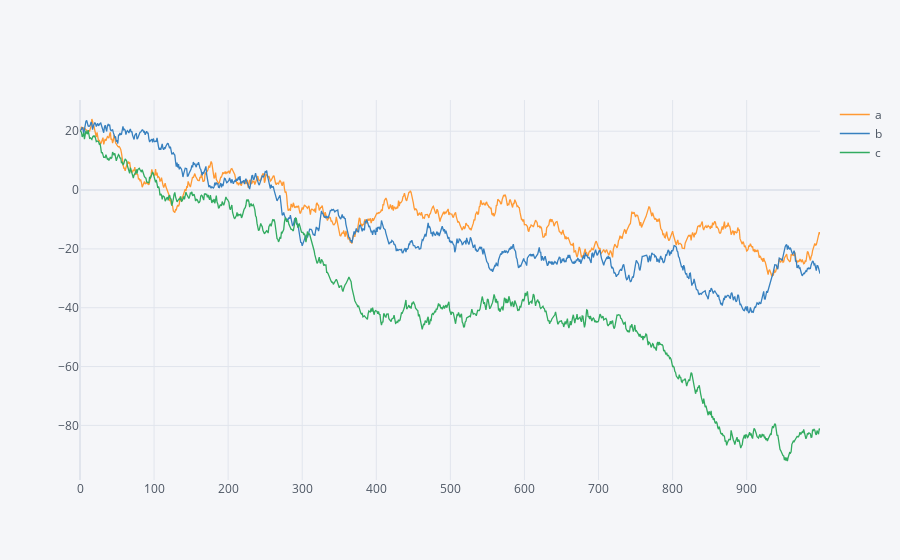

Here is the notebook cell this chart was saved with:
### Code cell
df1.iplot()

### Figure 1 — Plotly figure (JSON) as saved in the notebook; plotly's stock layout.template omitted (floating-point values rounded to 4 significant figures; data arrays with more than 128 entries replaced by an {"elided": "..."} marker saying what was removed)
{"data": [{"line": {"color": "rgba(255, 153, 51, 1.0)", "dash": "solid", "shape": "linear", "width": 1.3}, "mode": "lines", "name": "a", "text": "", "type": "scatter", "x": {"elided": "1000 int values"}, "y": {"elided": "1000 float values"}}, {"line": {"color": "rgba(55, 128, 191, 1.0)", "dash": "solid", "shape": "linear", "width": 1.3}, "mode": "lines", "name": "b", "text": "", "type": "scatter", "x": {"elided": "1000 int values"}, "y": {"elided": "1000 float values"}}, {"line": {"color": "rgba(50, 171, 96, 1.0)", "dash": "solid", "shape": "linear", "width": 1.3}, "mode": "lines", "name": "c", "text": "", "type": "scatter", "x": {"elided": "1000 int values"}, "y": {"elided": "1000 float values"}}], "layout": {"legend": {"bgcolor": "#F5F6F9", "font": {"color": "#4D5663"}}, "paper_bgcolor": "#F5F6F9", "plot_bgcolor": "#F5F6F9", "title": {"font": {"color": "#4D5663"}}, "xaxis": {"gridcolor": "#E1E5ED", "showgrid": true, "tickfont": {"color": "#4D5663"}, "title": {"font": {"color": "#4D5663"}, "text": ""}, "zerolinecolor": "#E1E5ED"}, "yaxis": {"gridcolor": "#E1E5ED", "showgrid": true, "tickfont": {"color": "#4D5663"}, "title": {"font": {"color": "#4D5663"}, "text": ""}, "zerolinecolor": "#E1E5ED"}}}
